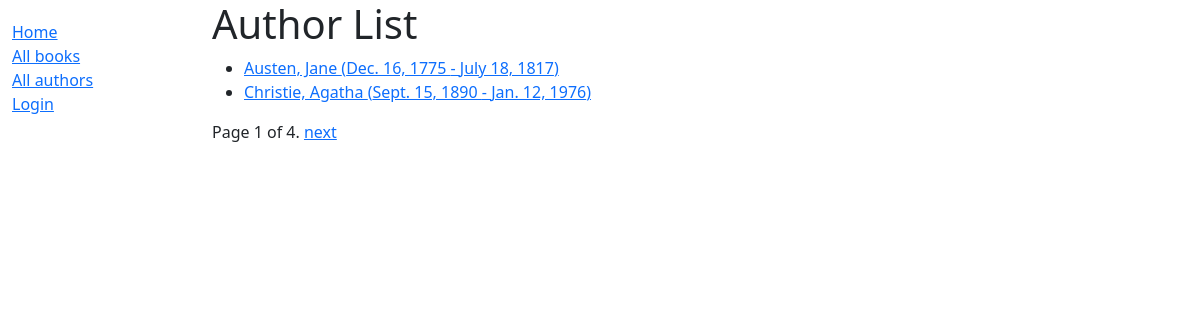
Screenshot of /catalog/authors/ with the database file from the repository.
### catalog/models.py (models this page shows)
class Author(models.Model):
    first_name = models.CharField(max_length=100)
    last_name = models.CharField(max_length=100)
    date_of_birth = models.DateField(null=True, blank=True)
    date_of_death = models.DateField('Died', null=True, blank=True)
    class Meta:
        ordering = ['last_name', 'first_name']
    def get_absolute_url(self):
        return reverse('author-detail', args=[str(self.id)])
    def __str__(self):
        return f'{self.last_name}, {self.first_name}'

### catalog/views.py (the view)
# urls.py: path('authors/', views.AuthorListView.as_view(), name='authors'),
class AuthorListView(generic.ListView):
    model = Author
    paginate_by = 2

### catalog/templates/catalog/author_list.html
{% extends "base_generic.html" %}
{% block content %}
  <h1>Author List</h1>
  {% if author_list %}
    <ul>
      {% for author in author_list %}
      <li>
        <a href="{{ author.get_absolute_url }}">{{ author }} ({{ author.date_of_birth }} - {{ author.date_of_death }})</a>
      </li>
      {% endfor %}
    </ul>
  {% else %}
    <p>There are no authors in the library.</p>
  {% endif %}
{% endblock %}

### rows the page displays
Author: last_name+first_name "Austen, Jane", date_of_birth "Dec. 16, 1775", date_of_death "July 18, 1817"
Author: last_name+first_name "Christie, Agatha", date_of_birth "Sept. 15, 1890", date_of_death "Jan. 12, 1976"

### other values shown
{{ page_obj.number }} "1"
{{ page_obj.paginator.num_pages }} "4"
